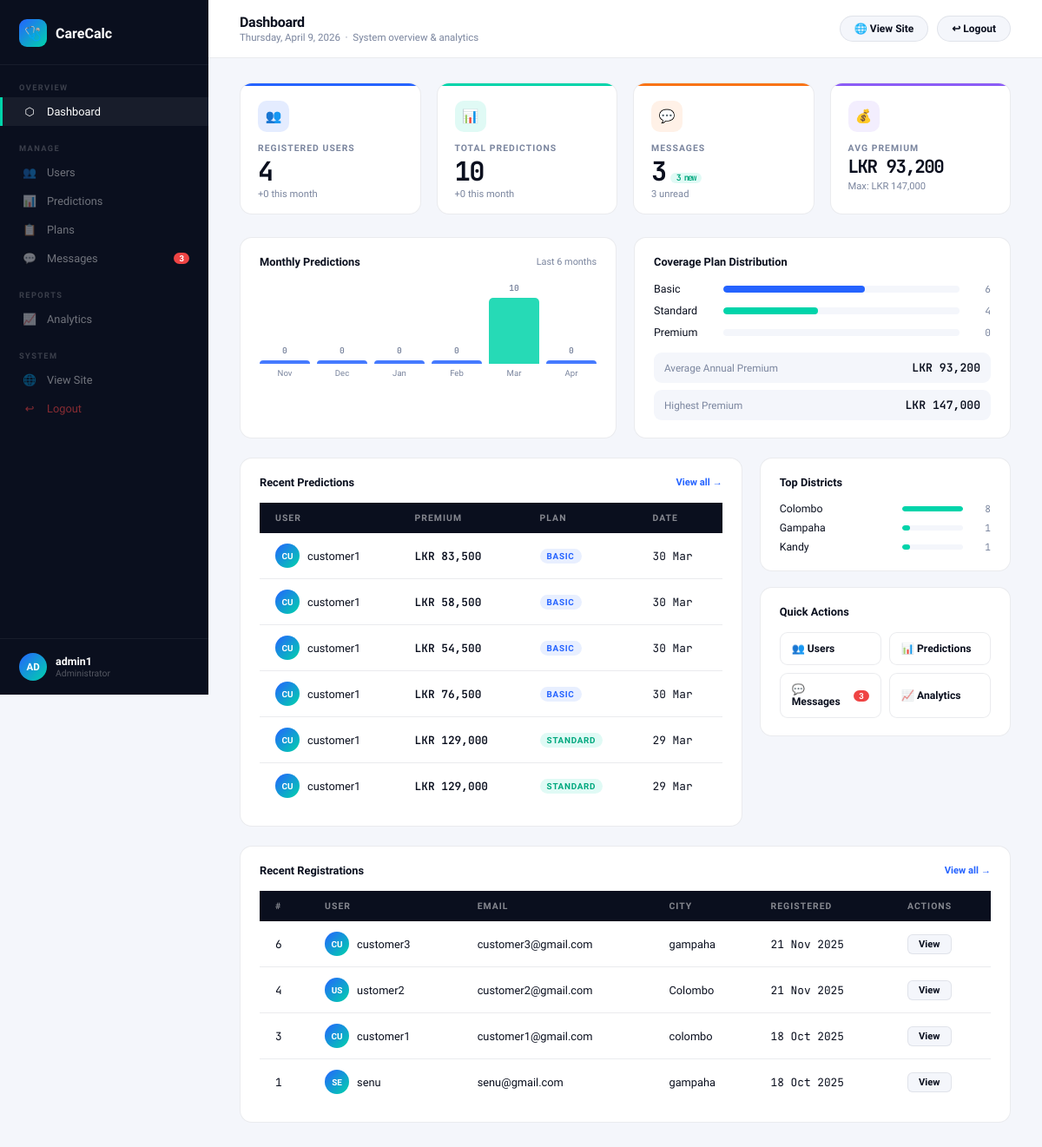
/admin_dashboard.php (signed in), run on the app's committed database.
### tables this page shows
CREATE TABLE IF NOT EXISTS `predictions` (
  `id` int NOT NULL AUTO_INCREMENT,
  `user_id` int NOT NULL,
  `predicted_premium` decimal(12,2) NOT NULL,
  `recommended_plan` varchar(20) NOT NULL,
  `gender` tinyint(1) NOT NULL DEFAULT '0',
  `age` int NOT NULL,
  `bmi` decimal(5,1) NOT NULL,
  `smoker` tinyint(1) NOT NULL DEFAULT '0',
  `alcohol_use` tinyint(1) NOT NULL DEFAULT '0',
  `coverage_plan` varchar(20) NOT NULL,
  `district` varchar(50) NOT NULL,
  `heart_disease` tinyint(1) NOT NULL DEFAULT '0',
  `diabetes` tinyint(1) NOT NULL DEFAULT '0',
  `hypertension` tinyint(1) NOT NULL DEFAULT '0',
  `asthma` tinyint(1) NOT NULL DEFAULT '0',
  `marital_status` varchar(20) NOT NULL,
  `number_of_children` int NOT NULL DEFAULT '0',
  `annual_income` bigint NOT NULL,
  `hospitalization_last_5yrs` int NOT NULL DEFAULT '0',
  `created_at` datetime NOT NULL DEFAULT CURRENT_TIMESTAMP,
  PRIMARY KEY (`id`),
  KEY `idx_user_id` (`user_id`),
  KEY `idx_created_at` (`created_at`)
);

CREATE TABLE IF NOT EXISTS `users` (
  `id` int NOT NULL AUTO_INCREMENT,
  `username` varchar(100) NOT NULL,
  `email` varchar(100) NOT NULL,
  `password` varchar(255) NOT NULL,
  `city` varchar(100) DEFAULT NULL,
  `contact` varchar(20) DEFAULT NULL,
  `role` enum('user','admin') NOT NULL DEFAULT 'user',
  `created_at` timestamp NULL DEFAULT CURRENT_TIMESTAMP,
  `is_blocked` tinyint(1) NOT NULL DEFAULT '0',
  PRIMARY KEY (`id`),
  UNIQUE KEY `email` (`email`)
);

### admin_dashboard.php (the view, shortened to what this page needs)
<?php
include "config.php";
$total_users    = $conn->query("SELECT COUNT(*) c FROM users WHERE role='user'")->fetch_assoc()['c'];
$total_preds    = $conn->query("SELECT COUNT(*) c FROM predictions")->fetch_assoc()['c'];
$total_msgs     = $conn->query("SELECT COUNT(*) c FROM contact_messages")->fetch_assoc()['c'];
$unread_msgs    = $conn->query("SELECT COUNT(*) c FROM contact_messages WHERE is_read=0")->fetch_assoc()['c'] ?? 0;
$new_users_month= $conn->query("SELECT COUNT(*) c FROM users WHERE role='user' AND MONTH(created_at)=MONTH(NOW()) AND YEAR(created_at)=YEAR(NOW())")->fetch_assoc()['c'];
$preds_month    = $conn->query("SELECT COUNT(*) c FROM predictions WHERE MONTH(created_at)=MONTH(NOW()) AND YEAR(created_at)=YEAR(NOW())")->fetch_assoc()['c'];
$avg_row  = $conn->query("SELECT ROUND(AVG(predicted_premium),0) a, MAX(predicted_premium) mx, MIN(predicted_premium) mn FROM predictions")->fetch_assoc();
$avg_premium = $avg_row['a'] ? number_format($avg_row['a'],0) : '0';
$max_premium = $avg_row['mx'] ? number_format($avg_row['mx'],0) : '0';
$plan_dist = [];
$pr = $conn->query("SELECT recommended_plan, COUNT(*) c FROM predictions GROUP BY recommended_plan");
while ($row = $pr->fetch_assoc()) $plan_dist[$row['recommended_plan']] = (int)$row['c'];
$monthly_preds = [];
for ($i = 5; $i >= 0; $i--) {
    $r = $conn->query("SELECT COUNT(*) c FROM predictions WHERE YEAR(created_at)=YEAR(DATE_SUB(NOW(),INTERVAL $i MONTH)) AND MONTH(created_at)=MONTH(DATE_SUB(NOW(),INTERVAL $i MONTH))")->fetch_assoc();
    $monthly_preds[] = ['label' => date('M', strtotime("-$i months")), 'count' => (int)$r['c']];
}
$district_dist = [];
$dr = $conn->query("SELECT district, COUNT(*) c FROM predictions GROUP BY district ORDER BY c DESC LIMIT 5");
while ($row = $dr->fetch_assoc()) $district_dist[] = $row;
$recent_preds = $conn->query("SELECT p.id, p.predicted_premium, p.recommended_plan, p.created_at, u.username FROM predictions p JOIN users u ON p.user_id=u.id ORDER BY p.created_at DESC LIMIT 6");
$recent_users = $conn->query("SELECT id, username, email, city, created_at FROM users WHERE role='user' ORDER BY id DESC LIMIT 6");
?>
<!DOCTYPE html>
<html lang="en">
<head>
</head>
<body>
<?php include 'admin_sidebar.php'; ?>
<div class="a-main">
<?php include 'admin_topbar.php'; ?>
<div class="a-content">
<div class="kpi-grid">
<div class="kpi-card c1 fade-in d1">
  <div class="kpi-icon">👥</div>
  <div class="kpi-label">Registered Users</div>
  <div class="kpi-value"><?= $total_users ?></div>
  <div class="kpi-sub">+<?= $new_users_month ?> this month</div>
</div>
<div class="kpi-card c2 fade-in d2">
  <div class="kpi-icon">📊</div>
  <div class="kpi-label">Total Predictions</div>
  <div class="kpi-value"><?= $total_preds ?></div>
  <div class="kpi-sub">+<?= $preds_month ?> this month</div>
</div>
<div class="kpi-card c3 fade-in d3">
  <div class="kpi-icon">💬</div>
  <div class="kpi-label">Messages</div>
  <div class="kpi-value"><?= $total_msgs ?><?php if($unread_msgs): ?><span class="kpi-badge"><?= $unread_msgs ?> new</span><?php endif; ?></div>
  <div class="kpi-sub"><?= $unread_msgs ?> unread</div>
</div>
<div class="kpi-card c4 fade-in d4">
  <div class="kpi-icon">💰</div>
  <div class="kpi-label">Avg Premium</div>
  <div class="kpi-value sm">LKR <?= $avg_premium ?></div>
  <div class="kpi-sub">Max: LKR <?= $max_premium ?></div>
</div>
</div>
<div class="grid-2 fade-in d3">
<div class="chart-card">
  <div class="chart-title">Monthly Predictions <span>Last 6 months</span></div>
  <?php $mc = max(array_column($monthly_preds,'count') ?: [1]); $mc = max($mc,1); ?>
  <div class="bar-chart">
  <?php foreach($monthly_preds as $m): $pct = round(($m['count']/$mc)*100); $is_max = ($m['count'] === max(array_column($monthly_preds,'count'))); ?>
    <div class="bar-wrap">
      <div class="bar-val"><?= $m['count'] ?></div>
      <div class="bar" style="height:<?= $pct ?>%;background:<?= $is_max ? 'var(--accent2)' : 'var(--accent)'; ?>;opacity:0.85;"></div>
      <div class="bar-lbl"><?= $m['label'] ?></div>
    </div>
  <?php endforeach; ?>
  </div>
</div>
<div class="chart-card">
  <div class="chart-title">Coverage Plan Distribution</div>
  <?php $tp = array_sum($plan_dist) ?: 1; $pc = ['Basic'=>'#2563ff','Standard'=>'#00d4aa','Premium'=>'#f97316']; ?>
  <div class="plan-bars">
  <?php foreach(['Basic','Standard','Premium'] as $plan): $cnt = $plan_dist[$plan] ?? 0; ?>
    <div class="plan-bar-row">
      <div class="plan-bar-label"><?= $plan ?></div>
      <div class="plan-bar-track"><div class="plan-bar-fill" style="width:<?= round(($cnt/$tp)*100) ?>%;background:<?= $pc[$plan] ?>;"></div></div>
      <div class="plan-bar-count"><?= $cnt ?></div>
    </div>
  <?php endforeach; ?>
  </div>
  <div class="prem-stat">
    <div class="prem-row"><span class="prem-lbl">Average Annual Premium</span><span class="prem-val">LKR <?= $avg_premium ?></span></div>
    <div class="prem-row"><span class="prem-lbl">Highest Premium</span><span class="prem-val">LKR <?= $max_premium ?></span></div>
  </div>
</div>
</div>
<div class="grid-32 fade-in d4">
<div class="chart-card">
  <div class="chart-title">Recent Predictions <a href="admin_predictions.php">View all →</a></div>
  <table class="cc-table">
    <thead><tr><th>User</th><th>Premium</th><th>Plan</th><th>Date</th></tr></thead>
    <tbody>
    <?php while($p = $recent_preds->fetch_assoc()): ?>
    <tr>
      <td><div class="user-cell"><div class="mini-avatar"><?= strtoupper(substr($p['username'],0,2)) ?></div><?= htmlspecialchars($p['username']) ?></div></td>
      <td class="mono" style="color:var(--ink);font-weight:600;">LKR <?= number_format($p['predicted_premium'],0) ?></td>
      <td><span class="plan-chip plan-<?= strtolower($p['recommended_plan']) ?>"><?= $p['recommended_plan'] ?></span></td>
      <td class="mono"><?= date('d M', strtotime($p['created_at'])) ?></td>
    </tr>
    <?php endwhile; ?>
    </tbody>
  </table>
</div>
<div style="display:flex;flex-direction:column;gap:18px;">
  <div class="chart-card">
    <div class="chart-title">Top Districts</div>
    <?php $md = $district_dist ? max(array_column($district_dist,'c')) : 1; ?>
    <div class="dist-list">
    <?php foreach($district_dist as $d): ?>
      <div class="dist-row">
        <div class="dist-name"><?= htmlspecialchars($d['district']) ?></div>
        <div class="dist-track"><div class="dist-fill" style="width:<?= round(($d['c']/$md)*100) ?>%"></div></div>
        <div class="dist-val"><?= $d['c'] ?></div>
      </div>
    <?php endforeach; ?>
    </div>
  </div>
  <div class="chart-card">
    <div class="chart-title">Quick Actions</div>
    <div class="qa-grid">
      <a href="admin_users.php" class="qa-btn">👥 Users</a>
      <a href="admin_predictions.php" class="qa-btn">📊 Predictions</a>
      <a href="admin_messages.php" class="qa-btn">💬 Messages<?php if($unread_msgs): ?><span class="unread-badge"><?= $unread_msgs ?></span><?php endif; ?></a>
      <a href="admin_reports.php" class="qa-btn">📈 Analytics</a>
    </div>
  </div>
</div>
</div>
<div class="chart-card fade-in d5">
  <div class="chart-title">Recent Registrations <a href="admin_users.php">View all →</a></div>
  <table class="cc-table">
    <thead><tr><th>#</th><th>User</th><th>Email</th><th>City</th><th>Registered</th><th>Actions</th></tr></thead>
    <tbody>
    <?php while($u = $recent_users->fetch_assoc()): ?>
    <tr>
      <td class="mono"><?= $u['id'] ?></td>
      <td><div class="user-cell"><div class="mini-avatar"><?= strtoupper(substr($u['username'],0,2)) ?></div><?= htmlspecialchars($u['username']) ?></div></td>
      <td class="cell-muted"><?= htmlspecialchars($u['email']) ?></td>
      <td><?= htmlspecialchars($u['city'] ?? '—') ?></td>
      <td class="mono"><?= date('d M Y', strtotime($u['created_at'])) ?></td>
      <td><a href="admin_users.php?view=<?= $u['id'] ?>" class="tbl-btn">View</a></td>
    </tr>
    <?php endwhile; ?>
    </tbody>
  </table>
</div>
</div></div>
</body></html>

### admin_sidebar.php (shortened to what this page needs)
<?php
$current_page = basename($_SERVER['PHP_SELF']);
$nav = [
    ['file'=>'admin_dashboard.php',   'icon'=>'⬡', 'label'=>'Dashboard',   'section'=>'Overview'],
    ['file'=>'admin_users.php',       'icon'=>'👥', 'label'=>'Users',       'section'=>'Manage'],
    ['file'=>'admin_predictions.php', 'icon'=>'📊', 'label'=>'Predictions', 'section'=>''],
    ['file'=>'admin_plans.php',       'icon'=>'📋', 'label'=>'Plans',       'section'=>''],
    ['file'=>'admin_messages.php',    'icon'=>'💬', 'label'=>'Messages',    'section'=>'', 'badge'=>$unread_msgs],
    ['file'=>'admin_reports.php',     'icon'=>'📈', 'label'=>'Analytics',   'section'=>'Reports'],
    ['file'=>'index.php',             'icon'=>'🌐', 'label'=>'View Site',   'section'=>'System'],
    ['file'=>'admin_logout.php',      'icon'=>'↩',  'label'=>'Logout',      'section'=>'', 'danger'=>true],
];
?>
<aside class="a-sidebar">
  <div class="sb-logo">
    <div class="sb-logo-mark">🩺</div>
    <span>CareCalc</span>
  </div>
  <?php
  $last_section = '';
  foreach ($nav as $item):
    if ($item['section'] && $item['section'] !== $last_section):
      $last_section = $item['section'];
  ?>
    <div class="sb-section"><?= $item['section'] ?></div>
  <?php endif; ?>
    <a href="<?= $item['file'] ?>"
       class="sb-link<?= $current_page === $item['file'] ? ' active' : '' ?>"
       <?= isset($item['danger']) ? 'style="color:rgba(239,68,68,0.55);"' : '' ?>>
      <i class="sb-icon"><?= $item['icon'] ?></i>
      <?= $item['label'] ?>
      <?php if (!empty($item['badge'])): ?>
        <span class="sb-badge"><?= $item['badge'] ?></span>
      <?php endif; ?>
    </a>
  <?php endforeach; ?>
  <div class="sb-bottom">
    <div class="sb-user">
      <div class="sb-avatar"><?= strtoupper(substr($_SESSION['username'] ?? 'A', 0, 2)) ?></div>
      <div>
        <div class="sb-user-name"><?= htmlspecialchars($_SESSION['username'] ?? 'Admin') ?></div>
        <div class="sb-user-role">Administrator</div>
      </div>
    </div>
  </div>
</aside>

### admin_topbar.php
<?php
$page_titles = [
    'admin_dashboard.php'   => ['Dashboard',   'System overview & analytics'],
    'admin_users.php'       => ['Users',        'Manage registered customers'],
    'admin_predictions.php' => ['Predictions',  'All premium prediction records'],
    'admin_messages.php'    => ['Messages',     'Customer contact messages'],
    'admin_reports.php'     => ['Analytics',    'System reports & statistics'],
];
$cp    = basename($_SERVER['PHP_SELF']);
$title = $page_titles[$cp][0] ?? 'Admin';
$sub   = $page_titles[$cp][1] ?? '';
?>
<div class="a-topbar">
  <div>
    <div class="a-topbar-title"><?= $title ?></div>
    <div class="a-topbar-sub"><?= date('l, F j, Y') ?> &nbsp;·&nbsp; <?= $sub ?></div>
  </div>
  <div class="a-topbar-right">
    <a href="index.php" class="tb-btn">🌐 View Site</a>
    <a href="admin_logout.php" class="tb-btn danger">↩ Logout</a>
  </div>
</div>

### data on the page
predictions: user.username "CU", user.username "customer1", predicted_premium "83,500", recommended_plan "BASIC", created_at "30 Mar"
predictions: user.username "CU", user.username "customer1", predicted_premium "58,500", recommended_plan "BASIC", created_at "30 Mar"
predictions: user.username "CU", user.username "customer1", predicted_premium "54,500", recommended_plan "BASIC", created_at "30 Mar"
predictions: user.username "CU", user.username "customer1", predicted_premium "76,500", recommended_plan "BASIC", created_at "30 Mar"
predictions: user.username "CU", user.username "customer1", predicted_premium "129,000", recommended_plan "STANDARD", created_at "29 Mar"
predictions: user.username "CU", user.username "customer1", predicted_premium "129,000", recommended_plan "STANDARD", created_at "29 Mar"
users: id "6", username "CU", username "customer3", email "customer3@gmail.com", city "gampaha", created_at "21 Nov 2025"
users: id "4", username "US", username "ustomer2", email "customer2@gmail.com", city "Colombo", created_at "21 Nov 2025"
users: id "3", username "CU", username "customer1", email "customer1@gmail.com", city "colombo", created_at "18 Oct 2025"
users: id "1", username "SE", username "senu", email "senu@gmail.com", city "gampaha", created_at "18 Oct 2025"

### other printed values
$item['section'] "OVERVIEW"
$item['icon'] "⬡"
$item['label'] "Dashboard"
$item['section'] "MANAGE"
$item['icon'] "👥"
$item['label'] "Users"
$item['icon'] "📊"
$item['label'] "Predictions"
$item['icon'] "📋"
$item['label'] "Plans"
$item['icon'] "💬"
$item['label'] "Messages"
$item['badge'] "3"
$item['section'] "REPORTS"
$item['icon'] "📈"
